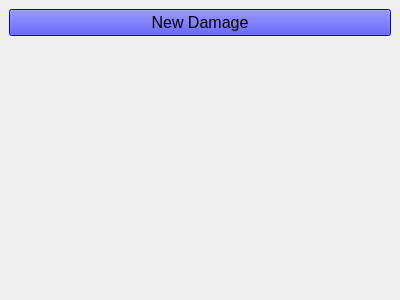
<?xml version="1.0" encoding="UTF-8"?>
<ui version="4.0">
 <class>W_Damage_Manager</class>
 <widget class="QWidget" name="W_Damage_Manager">
  <property name="geometry">
   <rect>
    <x>0</x>
    <y>0</y>
    <width>400</width>
    <height>300</height>
   </rect>
  </property>
  <property name="windowTitle">
   <string>Form</string>
  </property>
  <layout class="QGridLayout" name="gridLayout_2">
   <property name="leftMargin">
    <number>9</number>
   </property>
   <property name="topMargin">
    <number>9</number>
   </property>
   <property name="rightMargin">
    <number>9</number>
   </property>
   <property name="bottomMargin">
    <number>9</number>
   </property>
   <property name="spacing">
    <number>6</number>
   </property>
   <item row="0" column="0">
    <widget class="QPushButton" name="b_new_damage">
     <property name="font">
      <font>
       <pointsize>12</pointsize>
      </font>
     </property>
     <property name="styleSheet">
      <string notr="true">background-color: blue</string>
     </property>
     <property name="text">
      <string>New Damage</string>
     </property>
     <property name="icon">
      <iconset resource="../../resources/icons.qrc">
       <normaloff>:/assets/vcs-added.svg</normaloff>:/assets/vcs-added.svg</iconset>
     </property>
    </widget>
   </item>
   <item row="1" column="0">
    <widget class="W_Tile_View" name="tile_view" native="true"/>
   </item>
  </layout>
 </widget>
 <customwidgets>
  <customwidget>
   <class>W_Tile_View</class>
   <extends>QWidget</extends>
   <header>w_tile_view.h</header>
   <container>1</container>
  </customwidget>
 </customwidgets>
 <resources>
  <include location="../../resources/icons.qrc"/>
 </resources>
 <connections/>
</ui>
